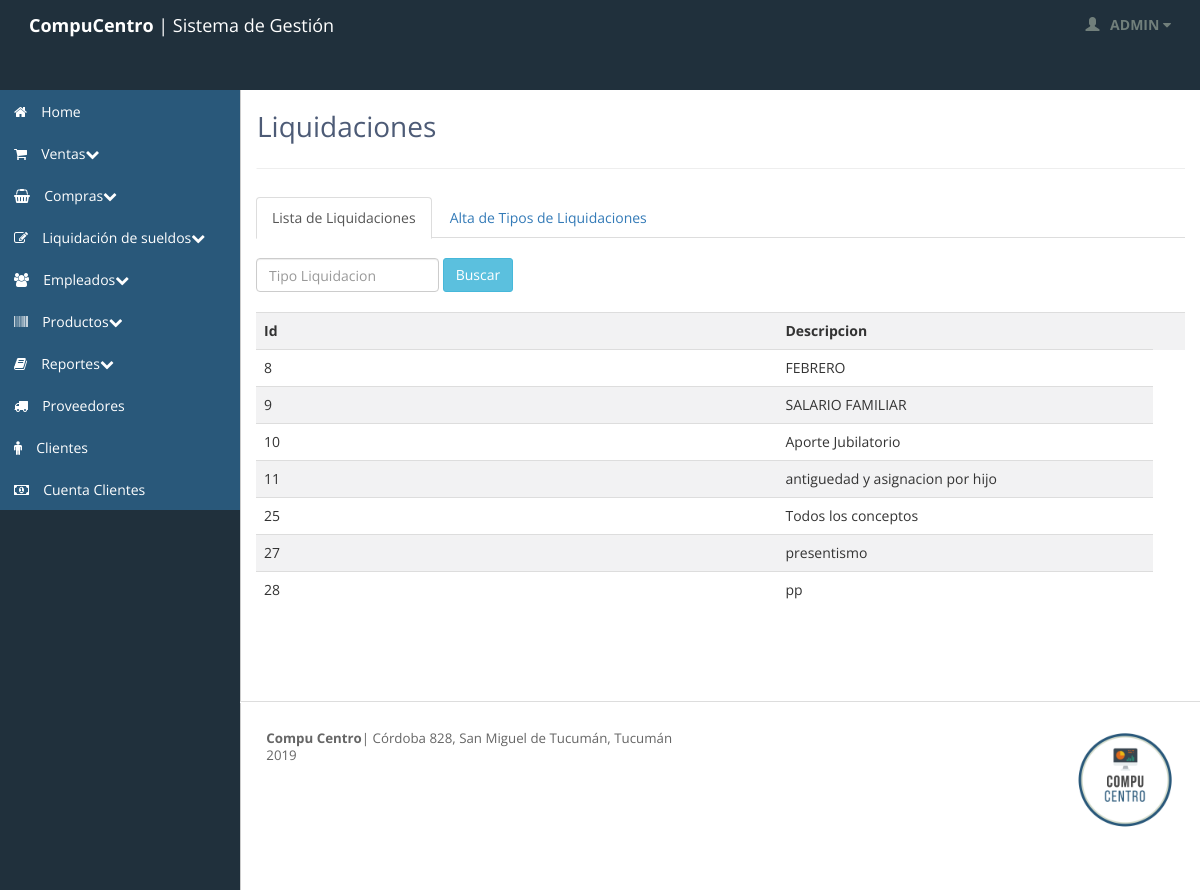
The app's page /tipo_liquidaciones.php (signed in) with its own data.
### tables this page shows
CREATE TABLE `tipoliquidacion` (
  `idtipoliquidacion` int(11) NOT NULL,
  `descripcion` varchar(45) DEFAULT NULL
);

### inc_tipoliquidaciones/inc_tipoliquidacion_query.php (called while the page is built, shortened)
<?php
if (isset($_GET['busca_tipoliquidacion']) && $_GET['busca_tipoliquidacion']!='') {
	$busca_tipoliquidacion = $_GET['busca_tipoliquidacion'];
	if (is_numeric($busca_tipoliquidacion)) {
		$q_tipoliquidacion=mysql_query("SELECT * FROM tipoliquidacion
			WHERE idtipoliquidacion=$busca_tipoliquidacion OR descripcion LIKE '%$q_tipoliquidacion%'  ORDER BY descripcion");
	}
	else {
		$q_tipoliquidacion=mysql_query("SELECT * FROM tipoliquidacion
			WHERE descripcion LIKE '%$busca_tipoliquidacion%' ");
	}
}
else{
	$q_tipoliquidacion=mysql_query("SELECT * FROM tipoliquidacion");
}
?>

### inc_tipoliquidaciones/inc_tipoliquidacion_grid.php (the view)
<?php include "inc_tipoliquidacion_query.php" ?>
<?php
	 $num_total_registros = mysql_num_rows($q_tipoliquidacion);
	if ($num_total_registros>0) {?>
		<table class="table">
			<tr>
				<th class="col-xs-1 col-sm-1 col-md-1 col-lg-1">Id</th>
				<th class="col-xs-5 col-sm-5 col-md-5 col-lg-5">Descripcion</th>
        <th class="col-xs-1 col-sm-1 col-md-1 col-lg-1"></th>
				<th class="col-xs-1 col-sm-1 col-md-1 col-lg-1"></th>
    	</tr>
<?php
	 while ($row_tipoliquidacion=mysql_fetch_array($q_tipoliquidacion)) { ?>
	 	<tr>
	 		<td class="col-xs-6 col-sm-6 col-md-6 col-lg-7"><?php echo $row_tipoliquidacion['idtipoliquidacion'] ?></td>
	 		<td class="col-xs-6 col-sm-6 col-md-6 col-lg-7"><?php echo $row_tipoliquidacion['descripcion'] ?></td>
    </tr>
  <?php 	}
  }	?>
	</table>

### stylesheets/theme.css (style rules this page uses)
body { background: #20303c; background-position: initial initial; background-repeat: initial initial; margin: 0px; padding: 0px; }
body, h1, h2, h3, h4, h5, h6, p, a, .h1, .h2, .h3, .h4, .h5, .h6 { font-family: 'Open Sans', helvetica, arial, sans-serif; }
tr:nth-child(2n+1) { background-color: #F2F2F3; }

### records on screen
tipoliquidacion: idtipoliquidacion "8", descripcion "FEBRERO"
tipoliquidacion: idtipoliquidacion "9", descripcion "SALARIO FAMILIAR"
tipoliquidacion: idtipoliquidacion "10", descripcion "Aporte Jubilatorio"
tipoliquidacion: idtipoliquidacion "11", descripcion "antiguedad y asignacion por hijo"
tipoliquidacion: idtipoliquidacion "25", descripcion "Todos los conceptos"
tipoliquidacion: idtipoliquidacion "27", descripcion "presentismo"
tipoliquidacion: idtipoliquidacion "28", descripcion "pp"

### other values on screen
$_SESSION["usuarioactual"] "ADMIN"
